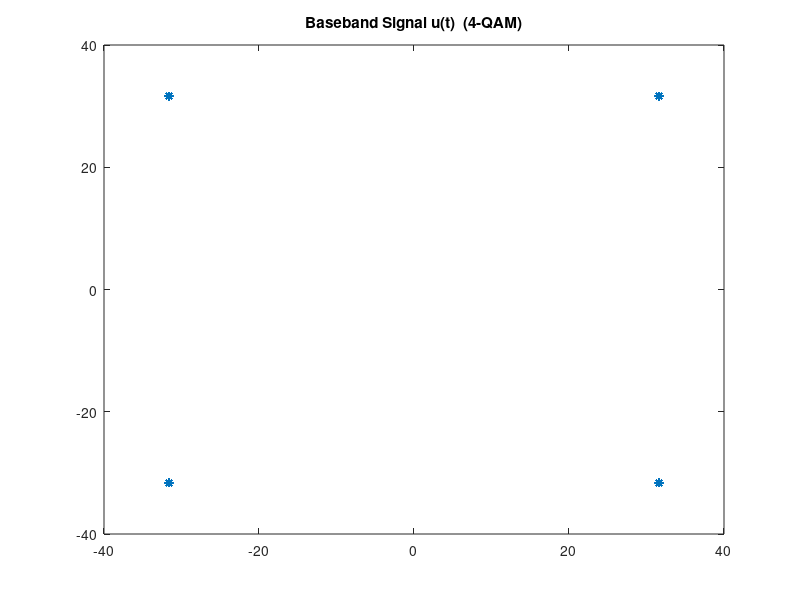
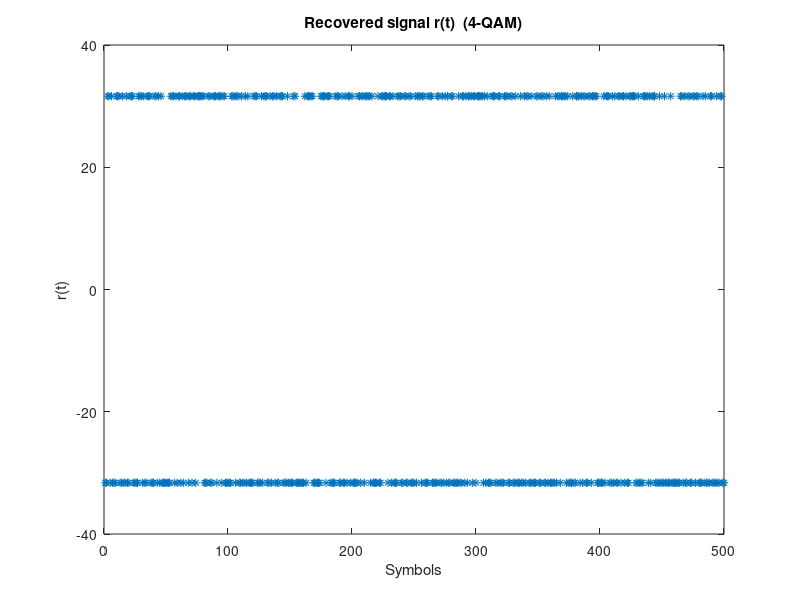
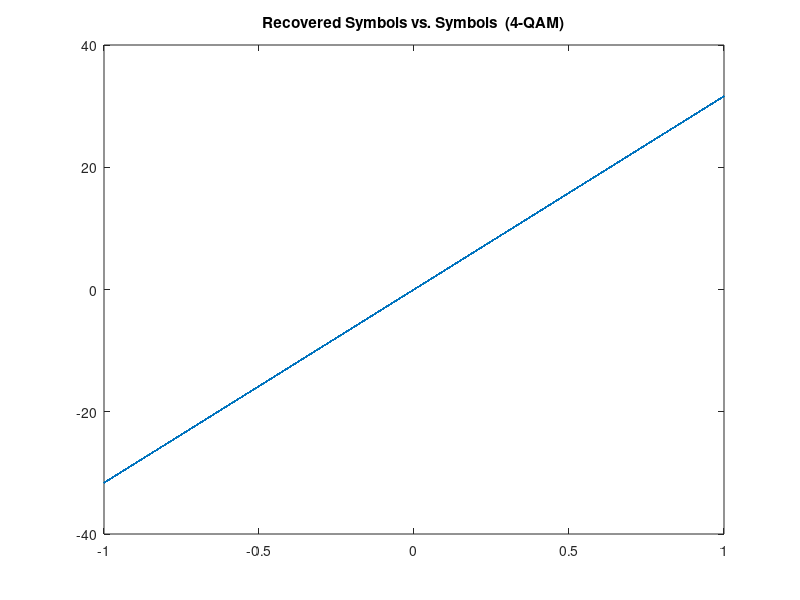
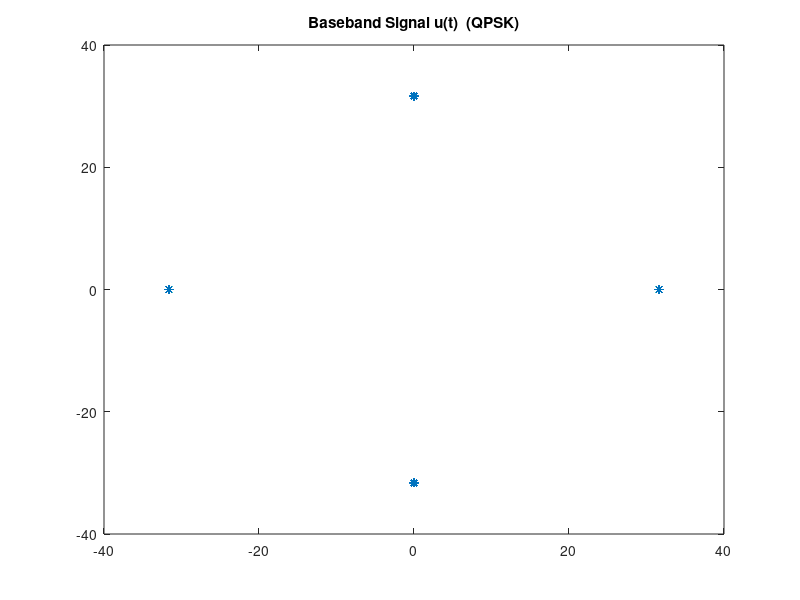

Here is the MATLAB script that generated these plots, in order:
% EECE4572 Communication Systems
% Tim Liming
% Homework 7

%% Variables

num_bits = 1000;    % number of bits in the bit sequence
bit_seq = round(rand([1 num_bits]));	% logical bit sequence
R = 1000;       % symbols per second
T = 1/R;        % pulse duration
N = 16;         % number of samples
fs = N*R;       % sampling frequency
fc = 100*R;     % carrier frequency
Eg = 1;         % energy
A = sqrt(Eg/T); % amplitude
t = (0:1/fs:(R/2)*T);   % time vector

theta_e = 0;    % theta error

%% 4-QAM

% build d(n)
dn1 = zeros([1 round(numel(bit_seq)/2)]);
j = 1;  % initialize index var
for i = 1:2:numel(bit_seq)
    if     bit_seq(i:i+1) == [0,0]
        dn1(j) = 1+1i;
    elseif bit_seq(i:i+1) == [0,1]
        dn1(j) = -1+1i;
    elseif bit_seq(i:i+1) == [1,1]
        dn1(j) = -1-1i;
    elseif bit_seq(i:i+1) == [1,0]
        dn1(j) = 1-1i;
    end % if
    j = j+1;
end % for

% generate baseband signal u(t)
ut1 = [];           % initialize u(t)
gt = A*ones(1,N);   % create g(t)
for i = 1:numel(dn1)
    ut1 = cat(2,ut1,dn1(i)*gt);
end % for

% plot u(t)
figure(1);
%plot(t(1:end-1),ut1);
plot(ut1,'*');
title('Baseband Signal u(t)  (4-QAM)');

% generate modulated signal s(t)
st1 = real(ut1.*exp(1i*2*pi*fc*t(1:end-1)));

% calculate r(t)
temp = (st1.*cos(2*pi*fc*t(1:end-1)))*2;
rt1 = [];    % initialize r(t)
for i = 1:N:numel(temp)
    rt1 = [rt1 mean(temp(i:i+(N-1)))];
end % for

% plot recieved signal
figure(2);
plot(rt1,'*');
title('Recovered signal r(t)  (4-QAM)');
xlabel('Symbols');
ylabel('r(t)');

% check recieved signal
figure(3);
plot(dn1,rt1);
title('Recovered Symbols vs. Symbols  (4-QAM)');

%% QPSK (4-PSK)

% build d(n)
dn2 = zeros([1 round(numel(bit_seq)/2)]);
j = 1;  % initialize index var
for i = 1:2:numel(bit_seq)
    if     bit_seq(i:i+1) == [0,0]
        dn2(j) = exp(1i*0);
    elseif bit_seq(i:i+1) == [0,1]
        dn2(j) = exp(1i*pi/2);
    elseif bit_seq(i:i+1) == [1,1]
        dn2(j) = exp(1i*pi);
    elseif bit_seq(i:i+1) == [1,0]
        dn2(j) = exp(1i*3*pi/2);
    end % if
    j = j+1;
end % for

% generate baseband signal u(t)
ut2 = [];           % initialize u(t)
gt = A*ones(1,N);   % create g(t)
for i = 1:numel(dn2)
    ut2 = cat(2,ut2,dn2(i)*gt);
end % for

% plot u(t)
figure(4);
%plot(t(1:end-1),ut2);
plot(ut2,'*');
title('Baseband Signal u(t)  (QPSK)');

% generate modulated signal s(t)
st2 = real(ut2.*exp(1i*2*pi*fc*t(1:end-1)));

% calculate r(t)
temp = (st2.*cos(2*pi*fc*t(1:end-1)))*2;
rt2 = [];    % initialize r(t)
for i = 1:N:numel(temp)
    rt2 = [rt2 mean(temp(i:i+(N-1)))];
end % for

% plot recieved signal
figure(5);
plot(rt2,'*');
title('Recovered signal r(t)  (QPSK)');
xlabel('Symbols');
ylabel('r(t)');

% check recieved signal
figure(6);
plot(dn2,rt2);
title('Recovered Symbols vs. Symbols  (QPSK)');

%% Differential QPSK  (DQPSK)

% build d(n)
dn3 = zeros([1 round(numel(bit_seq)/2)]);
j = 1;  % initialize index var
for i = 1:2:numel(bit_seq)
    if     bit_seq(i:i+1) == [0,0]
        dn3(j) = exp(1i*0);
    elseif bit_seq(i:i+1) == [0,1]
        dn3(j) = exp(1i*pi/2);
    elseif bit_seq(i:i+1) == [1,1]
        dn3(j) = exp(1i*pi);
    elseif bit_seq(i:i+1) == [1,0]
        dn3(j) = exp(1i*3*pi/2);
    end % if
    j = j+1;
end % for

% generate baseband signal u(t)
ut3 = [];           % initialize u(t)
gt = A*ones(1,N);   % create g(t)
for i = 1:numel(dn3)
    ut3 = cat(2,ut3,dn3(i)*gt);
end % for

% plot u(t)
figure(7);
%plot(t(1:end-1),ut2);
plot(ut3,'*');
title('Baseband Signal u(t)  (DQPSK)');

% generate modulated signal s(t)
st3 = real(ut3.*exp(1i*2*pi*fc*t(1:end-1)));

% calculate r(t)
temp = (st3.*cos(2*pi*fc*t(1:end-1)))*2;
rt3 = [];    % initialize r(t)
for i = 1:N:numel(temp)
    rt3 = [rt3 mean(temp(i:i+(N-1)))];
end % for

% plot recieved signal
figure(8);
plot(rt1,'*');
title('Recovered signal r(t)  (DQPSK)');
xlabel('Symbols');
ylabel('r(t)');

% check recieved signal
figure(9);
plot(dn3,rt3);
title('Recovered Symbols vs. Symbols  (DQPSK)');
